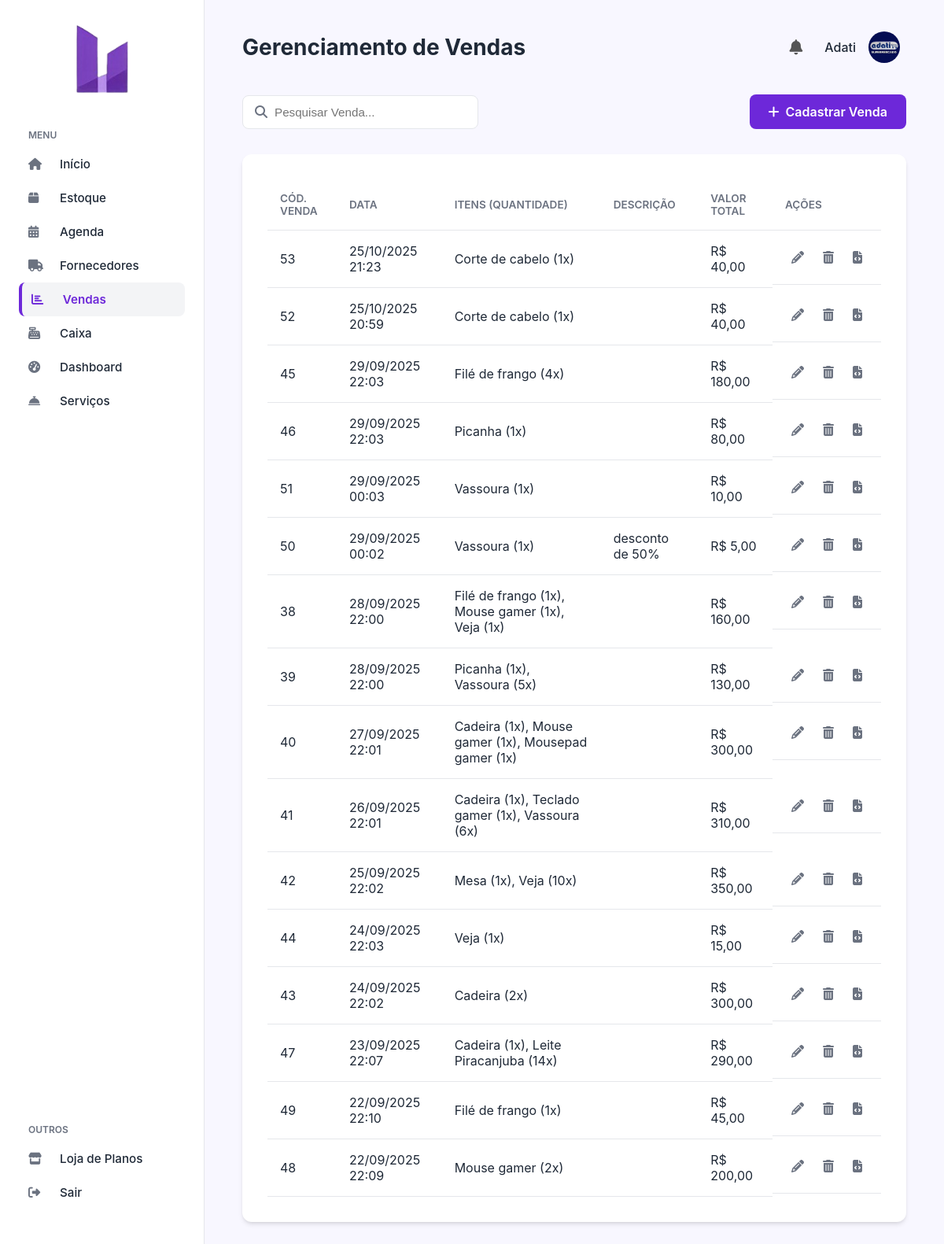
Page /vendas.php (signed in) on the committed database.
### tables this page shows
CREATE TABLE `vendas` (
  `id` int(11) NOT NULL,
  `usuario_id` int(11) NOT NULL,
  `valor_total` decimal(10,2) NOT NULL,
  `descricao` text DEFAULT NULL,
  `data_venda` timestamp NOT NULL DEFAULT current_timestamp(),
  `status` varchar(50) NOT NULL DEFAULT 'finalizada'
);

### vendas.php (the view, shortened to what this page needs)
<?php
include_once('config.php');
$usuario_id = $_SESSION['id'];
$vendas = [];
$filtro = $_GET['filtro'] ?? '';
$where_clause = "v.usuario_id = ? AND v.status = 'finalizada'";
$params = [$usuario_id];
try {
    $sql = "SELECT v.id, v.data_venda, v.valor_total, v.descricao,
                   GROUP_CONCAT(DISTINCT CONCAT(p.nome, ' (', vi.quantidade, 'x)') SEPARATOR ', ') as produtos,
                   GROUP_CONCAT(DISTINCT CONCAT(s.nome_servico, ' (1x)') SEPARATOR ', ') as servicos
            FROM vendas v
            LEFT JOIN venda_itens vi ON v.id = vi.venda_id
            LEFT JOIN produtos p ON vi.produto_id = p.id
            LEFT JOIN venda_servicos vs ON v.id = vs.venda_id
            LEFT JOIN servicos_prestados s ON vs.servico_id = s.id
            WHERE $where_clause
            GROUP BY v.id
            ORDER BY v.data_venda DESC";
    $stmt = $pdo->prepare($sql);
    $stmt->execute($params);
    $vendas = $stmt->fetchAll(PDO::FETCH_ASSOC);
} catch (PDOException $e) {
    $_SESSION['msg_erro'] = "Erro ao buscar vendas.";
}
?>
<!DOCTYPE html>
<html lang="pt-br">
<head>
    <link rel="stylesheet" href="https://cdnjs.cloudflare.com/ajax/libs/font-awesome/6.4.0/css/all.min.css">
    <link rel="stylesheet" href="css/sistema.css">
    <link rel="stylesheet" href="css/estoque.css">
</head>
<body>
    <?php include 'sidebar.php'; ?>
    <main class="main-content">
        <?php include 'header.php'; ?>
        <div class="actions-container">
            <div class="search-bar"><i class="fas fa-search"></i><input type="text" placeholder="Pesquisar Venda..."></div>
            <a href="venda_formulario.php" class="btn-primary"><i class="fas fa-plus"></i> Cadastrar Venda</a>
        </div>
        <div class="table-container">
            <table>
                <thead>
                    <tr>
                        <th>Cód. Venda</th>
                        <th>Data</th>
                        <th>Itens (Quantidade)</th>
                        <th>Descrição</th>
                        <th>Valor Total</th>
                        <th>Ações</th>
                    </tr>
                </thead>
                <tbody>
                    <?php if (empty($vendas)): ?>
                        <tr>
                            <td colspan="6" class="text-center">Nenhuma venda <?php echo ($filtro === 'hoje' ? 'registrada hoje.' : 'registrada.'); ?></td>
                        </tr>
                    <?php else: ?>
                        <?php foreach ($vendas as $venda): ?>
                            <tr>
                                <td><?= htmlspecialchars($venda['id']) ?></td>
                                <td><?= date('d/m/Y H:i', strtotime($venda['data_venda'])) ?></td>
                                <td><?= htmlspecialchars($venda['itens_descricao']) ?></td>
                                <td><?= htmlspecialchars($venda['descricao'] ?? '') ?></td>
                                <td>R$ <?= number_format((float)$venda['valor_total'], 2, ',', '.') ?></td>
                                <td class="actions">
                                    <a href="venda_formulario.php?id=<?= $venda['id'] ?>" class="btn-action btn-edit"><i class="fas fa-pencil-alt"></i></a>
                                    <a href="excluir_venda.php?id=<?= $venda['id'] ?>" class="btn-action btn-delete"><i class="fas fa-trash-alt"></i></a>
                                    <a href="gerar_xml_nfe.php?id=<?= $venda['id'] ?>" class="btn-action" title="Gerar XML da NF-e" target="_blank">
                                        <i class="fas fa-file-code"></i>
                                    </a>
                                </td>
                            </tr>
                        <?php endforeach; ?>
                    <?php endif; ?>
                </tbody>
            </table>
        </div>
    </main>
</body>
</html>

### css/sistema.css (style rules this page uses)
:root { --primary-bg: #F8F7FF; --sidebar-bg: #FFFFFF; --accent-color: #6D28D9; --accent-color-dark: #4C1D95; --text-color: #1F2937; --text-light: #6B7280; --border-color: #E5E7EB; --card-shadow: 0 4px 6px -1px rgb(0 0 0 / 0.1), 0 2px 4px -2px rgb(0 0 0 / 0.1); }
* { margin: 0; padding: 0; box-sizing: border-box; }
body { font-family: 'Inter', sans-serif; background-color: var(--primary-bg); color: var(--text-color); display: flex; height: 100vh; overflow: hidden; }
.main-content { flex-grow: 1; padding: 2rem 3rem; overflow-y: auto; }

### css/estoque.css (style rules this page uses)
.main-content .actions-container { display: flex; justify-content: space-between; align-items: center; margin-bottom: 2rem; }
.main-content .search-bar { position: relative; width: 300px; }
.main-content .search-bar input { width: 100%; padding: 0.75rem 0.75rem 0.75rem 2.5rem; border: 1px solid var(--border-color); border-radius: 8px; font-size: 0.95rem; }
.main-content .search-bar i { position: absolute; left: 1rem; top: 50%; transform: translateY(-50%); color: var(--text-light); }
.main-content .btn-primary { background-color: var(--accent-color); color: white; padding: 0.75rem 1.5rem; border-radius: 8px; text-decoration: none; font-weight: 600; display: flex; align-items: center; gap: 0.5rem; transition: background-color 0.2s ease; }
.main-content .table-container { background-color: var(--sidebar-bg); border-radius: 12px; padding: 2rem; box-shadow: var(--card-shadow); }
.main-content table { width: 100%; border-collapse: collapse; }
.main-content th, .main-content td { padding: 1rem; text-align: left; border-bottom: 1px solid var(--border-color); }
.main-content th { font-size: 0.85rem; font-weight: 600; text-transform: uppercase; color: var(--text-light); }
.main-content td.actions { display: flex; gap: 0.5rem; }
.main-content .btn-action { color: var(--text-light); padding: 0.5rem; border-radius: 4px; }

### rows in the picture
vendas: id "53", data_venda "25/10/2025 21:23", itens_descricao "Corte de cabelo (1x)", valor_total "40,00"
vendas: id "52", data_venda "25/10/2025 20:59", itens_descricao "Corte de cabelo (1x)", valor_total "40,00"
vendas: id "45", data_venda "29/09/2025 22:03", itens_descricao "Filé de frango (4x)", valor_total "180,00"
vendas: id "46", data_venda "29/09/2025 22:03", itens_descricao "Picanha (1x)", valor_total "80,00"
vendas: id "51", data_venda "29/09/2025 00:03", itens_descricao "Vassoura (1x)", valor_total "10,00"
vendas: id "50", data_venda "29/09/2025 00:02", itens_descricao "Vassoura (1x)", descricao "desconto de 50%", valor_total "5,00"
vendas: id "38", data_venda "28/09/2025 22:00", itens_descricao "Filé de frango (1x), Mouse gamer (1x), Veja (1x)", valor_total "160,00"
vendas: id "39", data_venda "28/09/2025 22:00", itens_descricao "Picanha (1x), Vassoura (5x)", valor_total "130,00"
vendas: id "40", data_venda "27/09/2025 22:01", itens_descricao "Cadeira (1x), Mouse gamer (1x), Mousepad gamer (1x)", valor_total "300,00"
vendas: id "41", data_venda "26/09/2025 22:01", itens_descricao "Cadeira (1x), Teclado gamer (1x), Vassoura (6x)", valor_total "310,00"
vendas: id "42", data_venda "25/09/2025 22:02", itens_descricao "Mesa (1x), Veja (10x)", valor_total "350,00"
vendas: id "44", data_venda "24/09/2025 22:03", itens_descricao "Veja (1x)", valor_total "15,00"
vendas: id "43", data_venda "24/09/2025 22:02", itens_descricao "Cadeira (2x)", valor_total "300,00"
vendas: id "47", data_venda "23/09/2025 22:07", itens_descricao "Cadeira (1x), Leite Piracanjuba (14x)", valor_total "290,00"
vendas: id "49", data_venda "22/09/2025 22:10", itens_descricao "Filé de frango (1x)", valor_total "45,00"
vendas: id "48", data_venda "22/09/2025 22:09", itens_descricao "Mouse gamer (2x)", valor_total "200,00"

### other values in the picture
$titulo_header "Gerenciamento de Vendas"
$nome_exibicao "Adati"
